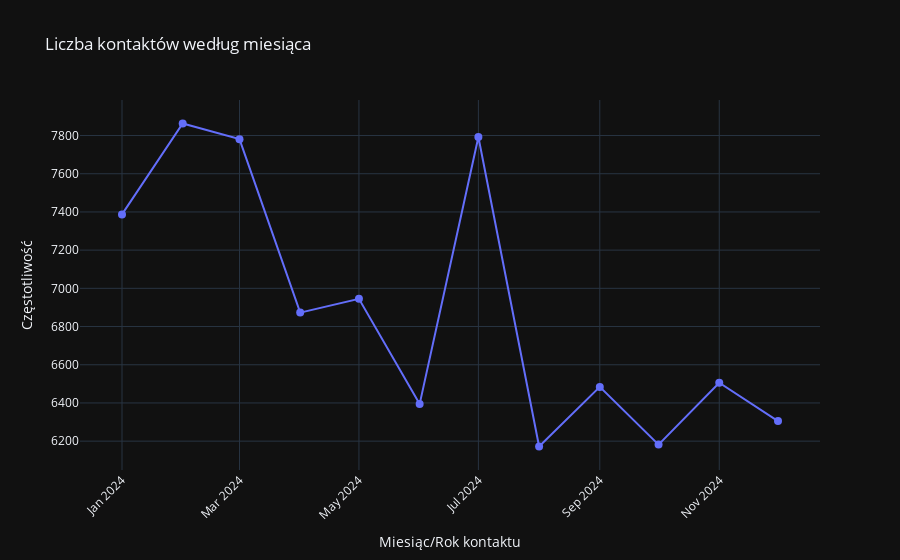

Notebook code cell kept with this figure:
### Code cell
import pandas as pd
import plotly.express as px

df['CONTACT_DATE'] = pd.to_datetime(df['CONTACT_DATE'], format='mixed', dayfirst=True)
df['MONTH_YEAR'] = df['CONTACT_DATE'].dt.strftime('%m/%y')

month_year_counts = df['MONTH_YEAR'].value_counts().sort_index()
month_year_counts.index = pd.to_datetime(month_year_counts.index, format='%m/%y')
month_year_counts = month_year_counts.sort_index()

fig = px.line(
    x = month_year_counts.index,
    y = month_year_counts.values,
    markers = True,
    labels = { 'x': 'Miesiąc/Rok kontaktu', 'y': 'Częstotliwość' },
    title = 'Liczba kontaktów według miesiąca',
    template = "plotly_dark"
)

fig.update_traces(line=dict(width=2), marker=dict(size=8))
fig.update_layout(
    xaxis_tickangle=-45,
    template="plotly_dark",
    xaxis_title="Miesiąc/Rok kontaktu",
    yaxis_title="Częstotliwość"
)

fig.show()

### Figure 1 — Plotly figure (JSON) as saved in the notebook; plotly's stock layout.template omitted (floating-point values rounded to 4 significant figures)
{"data": [{"hovertemplate": "Miesiąc/Rok kontaktu=%{x}<br>Częstotliwość=%{y}<extra></extra>", "legendgroup": "", "line": {"color": "#636efa", "dash": "solid", "width": 2}, "marker": {"symbol": "circle", "size": 8}, "mode": "lines+markers", "name": "", "orientation": "v", "showlegend": false, "x": ["2024-01-01T00:00:00", "2024-02-01T00:00:00", "2024-03-01T00:00:00", "2024-04-01T00:00:00", "2024-05-01T00:00:00", "2024-06-01T00:00:00", "2024-07-01T00:00:00", "2024-08-01T00:00:00", "2024-09-01T00:00:00", "2024-10-01T00:00:00", "2024-11-01T00:00:00", "2024-12-01T00:00:00"], "xaxis": "x", "y": [7387, 7863, 7781, 6873, 6945, 6394, 7792, 6172, 6484, 6182, 6506, 6305], "yaxis": "y", "type": "scatter"}], "layout": {"xaxis": {"anchor": "y", "domain": [0.0, 1.0], "title": {"text": "Miesiąc/Rok kontaktu"}, "tickangle": -45}, "yaxis": {"anchor": "x", "domain": [0.0, 1.0], "title": {"text": "Częstotliwość"}}, "legend": {"tracegroupgap": 0}, "title": {"text": "Liczba kontaktów według miesiąca"}}}
